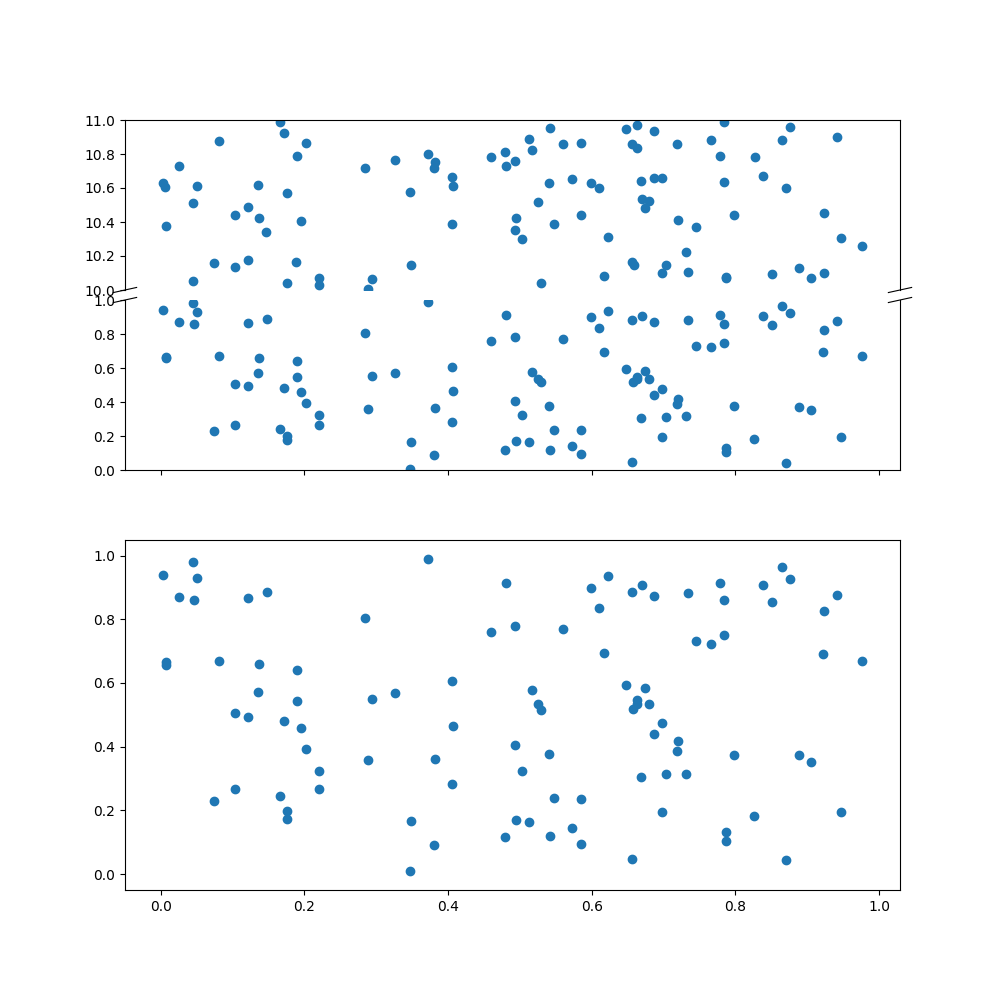

Write Julia code to recreate this figure.
# pyplot_brokenAxisSubplot.jl
#
#   Demonstrate use of broken axis subplot
#
# Ian Butterworth (https://gist.github.com/ianshmean)
# Julia 1.1.0
# 13.05.2019
# Last Edit: 13.05.2019

# Reference: https://gist.github.com/gizmaa/7214002#gistcomment-2831191

using PyPlot, PyCall
axes_grid1 = pyimport("mpl_toolkits.axes_grid1")

###################
##  Create Data  ##
###################
x = rand(100)
y = rand(100)
y2 = rand(100).+10

##########################
##  First (Upper) Plot  ##
##########################
fig = figure("pyplot_brokenAxisSubplot",figsize=(10,10))
axes = fig.subplots(nrows=2, sharex=true)

ax = axes[1]
divider = axes_grid1.make_axes_locatable(ax)
ax2 = divider.new_vertical(size="100%", pad=0.1)
fig.add_axes(ax2)

# Lower Portion of First Plot
ax.scatter(x, y)
ax.set_ylim(0, 1)
ax.spines["top"].set_visible(false)

# Upper Portion of First Plot
ax2.scatter(x, y2)
ax2.set_ylim(10, 11)
ax2.tick_params(bottom="off", labelbottom="off")
ax2.spines["bottom"].set_visible(false)

###############################
##  Add Line Break Markings  ##
###############################
# From https://matplotlib.org/examples/pylab_examples/broken_axis.html

# Upper Line Break Markings
d = 0.015  # how big to make the diagonal lines in axes coordinates
ax2.plot((-d, +d), (-d, +d), transform=ax2.transAxes, color="k", clip_on=false,linewidth=0.8)        # Left diagonal
ax2.plot((1 - d, 1 + d), (-d, +d), transform=ax2.transAxes, color="k", clip_on=false,linewidth=0.8)  # Right diagonal

# Lower Line Break Markings
ax.plot((-d, +d), (1 - d, 1 + d), transform=ax.transAxes, color="k", clip_on=false,linewidth=0.8)  # Left diagonal
ax.plot((1 - d, 1 + d), (1 - d, 1 + d), transform=ax.transAxes, color="k", clip_on=false,linewidth=0.8)  # Right diagonal

###################
##  Second Plot  ##
###################
axes[2].scatter(x, y)
